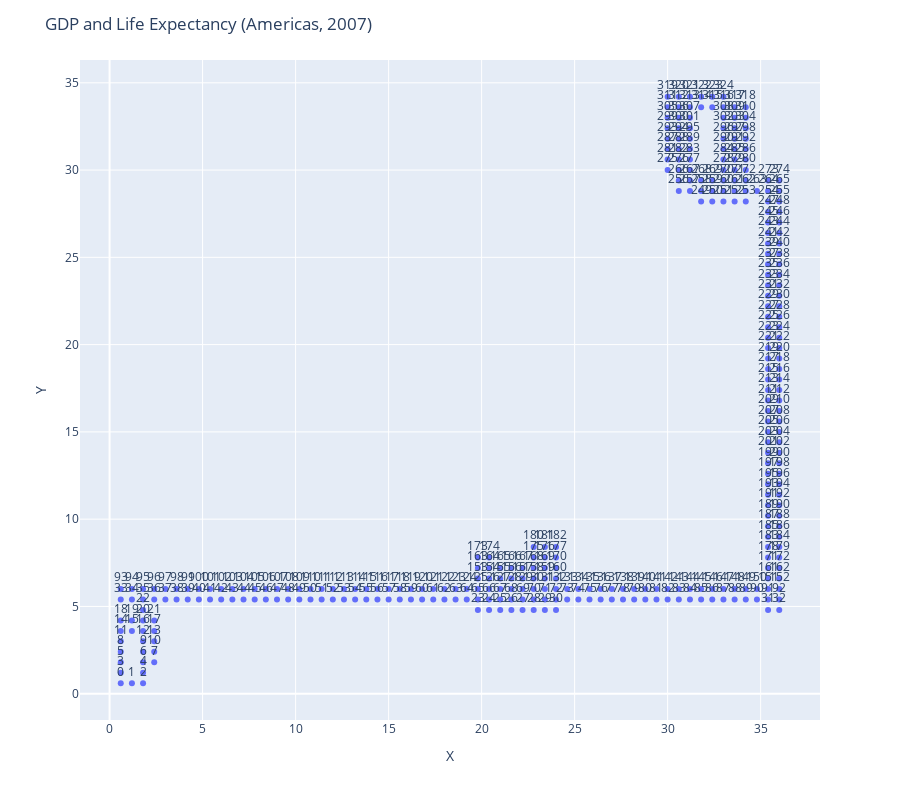

The notebook cell saved with this chart:
### Code cell
import plotly.express as px

fig = px.scatter(points_df, x="X", y="Y", text=range(0, 325))

fig.update_traces(textposition='top center')

fig.update_layout(
    height=800,
    title_text='GDP and Life Expectancy (Americas, 2007)'
)

fig.show()

### Figure 1 — Plotly figure (JSON) as saved in the notebook; plotly's stock layout.template omitted (floating-point values rounded to 4 significant figures; data arrays with more than 128 entries replaced by an {"elided": "..."} marker saying what was removed)
{"data": [{"hovertemplate": "X=%{x}<br>Y=%{y}<br>text=%{text}<extra></extra>", "legendgroup": "", "marker": {"color": "#636efa", "symbol": "circle"}, "mode": "markers+text", "name": "", "orientation": "v", "showlegend": false, "text": {"elided": "325 int values"}, "textposition": "top center", "type": "scatter", "x": {"elided": "325 float values"}, "xaxis": "x", "y": {"elided": "325 float values"}, "yaxis": "y"}], "layout": {"height": 800, "legend": {"tracegroupgap": 0}, "margin": {"t": 60}, "title": {"text": "GDP and Life Expectancy (Americas, 2007)"}, "xaxis": {"anchor": "y", "domain": [0, 1], "title": {"text": "X"}}, "yaxis": {"anchor": "x", "domain": [0, 1], "title": {"text": "Y"}}}}
